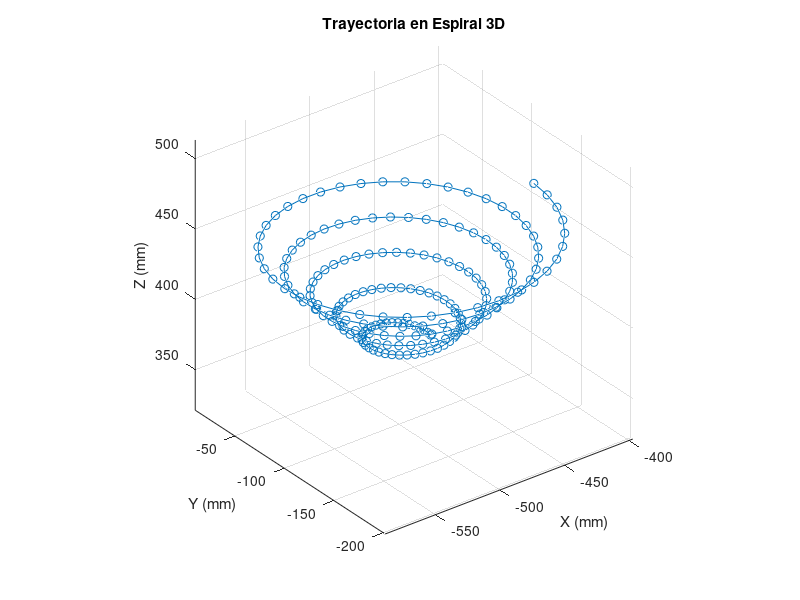

MATLAB code to generate this figure:
% Parámetros de la espiral en 3D
radio_inicial = 20;          % Radio inicial de la espiral en mm
radio_final   = 100;         % Radio máximo de la espiral en mm
n_puntos    = 200;           % Número total de puntos en la espiral
centro      = [-497, -102, 377];  % Centro de la espiral (en mm)
vueltas     = 5;             % Número de vueltas de la espiral

% Parámetros de tiempo
Tfinal            = 4;       % Tiempo total de simulación (en segundos)
velocidad_definida = 80;     % Velocidad constante usada en la última columna
Tem               = Tfinal / n_puntos;   % Tiempo de muestreo
instante          = linspace(0, Tfinal, n_puntos)';  % Vector de tiempos

% Crear una lista de ángulos igualmente espaciados
angulos = linspace(0, vueltas * 2 * pi, n_puntos);

% Crear una matriz para almacenar las posiciones cartesianas deseadas
positions = zeros(n_puntos, 3);

% Calcular el radio de la espiral en cada punto
radios = linspace(radio_inicial, radio_final, n_puntos);

% Calcular las posiciones de la espiral en 3D
for i = 1:n_puntos
    x = centro(1) + radios(i) * cos(angulos(i));
    y = centro(2) + radios(i) * sin(angulos(i));
    z = centro(3) + (i / n_puntos) * (radio_final - radio_inicial);
    positions(i, :) = [x, y, z];
end

% Asignar posiciones calculadas a variables
cons1 = positions(:, 1);
cons2 = positions(:, 2);
cons3 = positions(:, 3);

% Definir rotaciones fijas
rotations = repmat([180, 0, 0], n_puntos, 1);
cons4 = rotations(:, 1);
cons5 = rotations(:, 2);
cons6 = rotations(:, 3);

% Guardar las posiciones y rotaciones en un archivo de texto
archivo_salida_txt = 'trayectoria_espiral_3D.txt';
fileID = fopen(archivo_salida_txt, 'w');

% Escribir la palabra 'articular' en la primera fila del archivo
fprintf(fileID, 'articular\n');

% Escribir los datos de la trayectoria
for i = 1:n_puntos
    fprintf(fileID, '%.3f,%.3f,%.3f,%.2f,%.2f,%.2f,%d,%.3f\n', ...
        cons1(i), cons2(i), cons3(i), cons4(i), cons5(i), cons6(i), velocidad_definida, 0);
end
fclose(fileID);
disp(['Archivo guardado: ', archivo_salida_txt]);

% Graficar la trayectoria en 3D
figure;
plot3(cons1, cons2, cons3, 'o-');
xlabel('X (mm)');
ylabel('Y (mm)');
zlabel('Z (mm)');
title('Trayectoria en Espiral 3D');
grid on;
axis equal;

disp('Trayectoria en espiral generada y guardada correctamente.');
